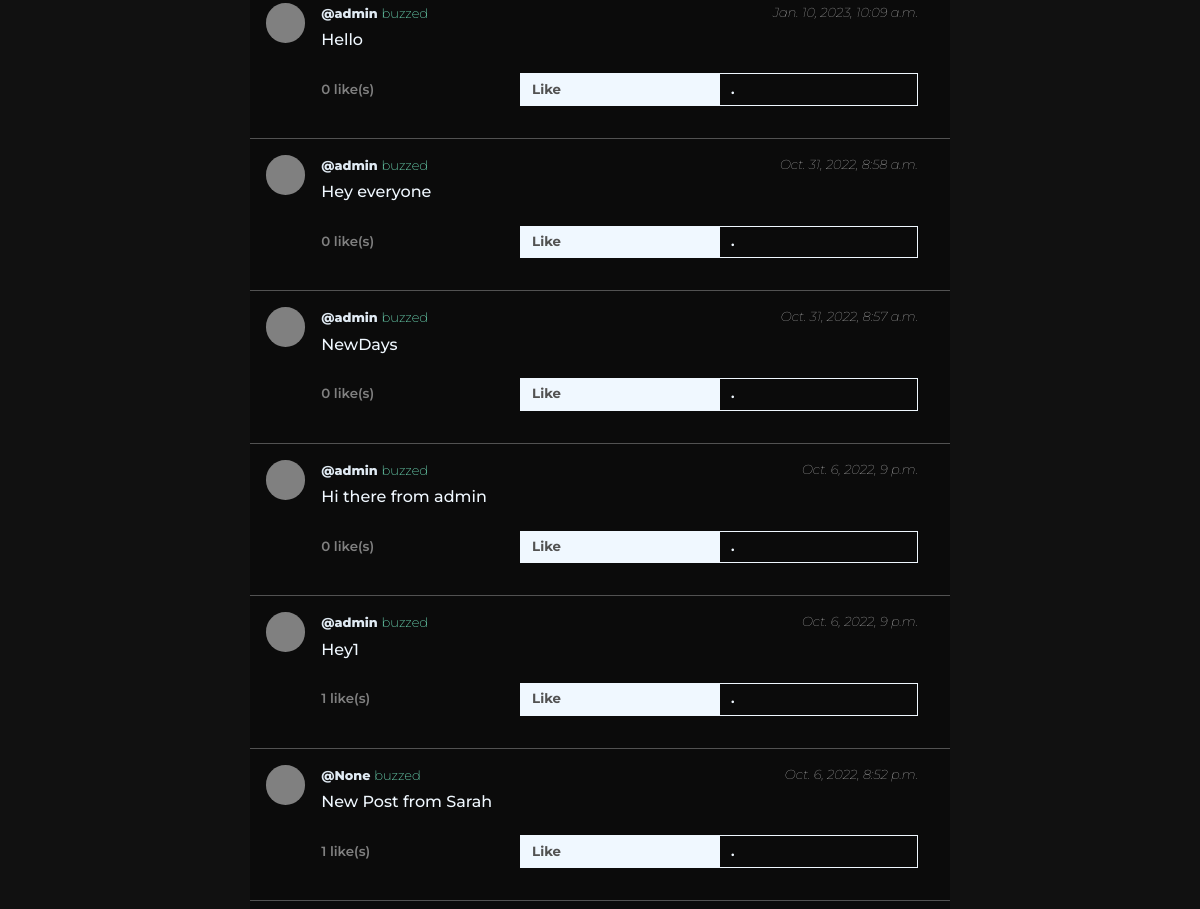
Before: / (signed in, middle part) with the older database file.
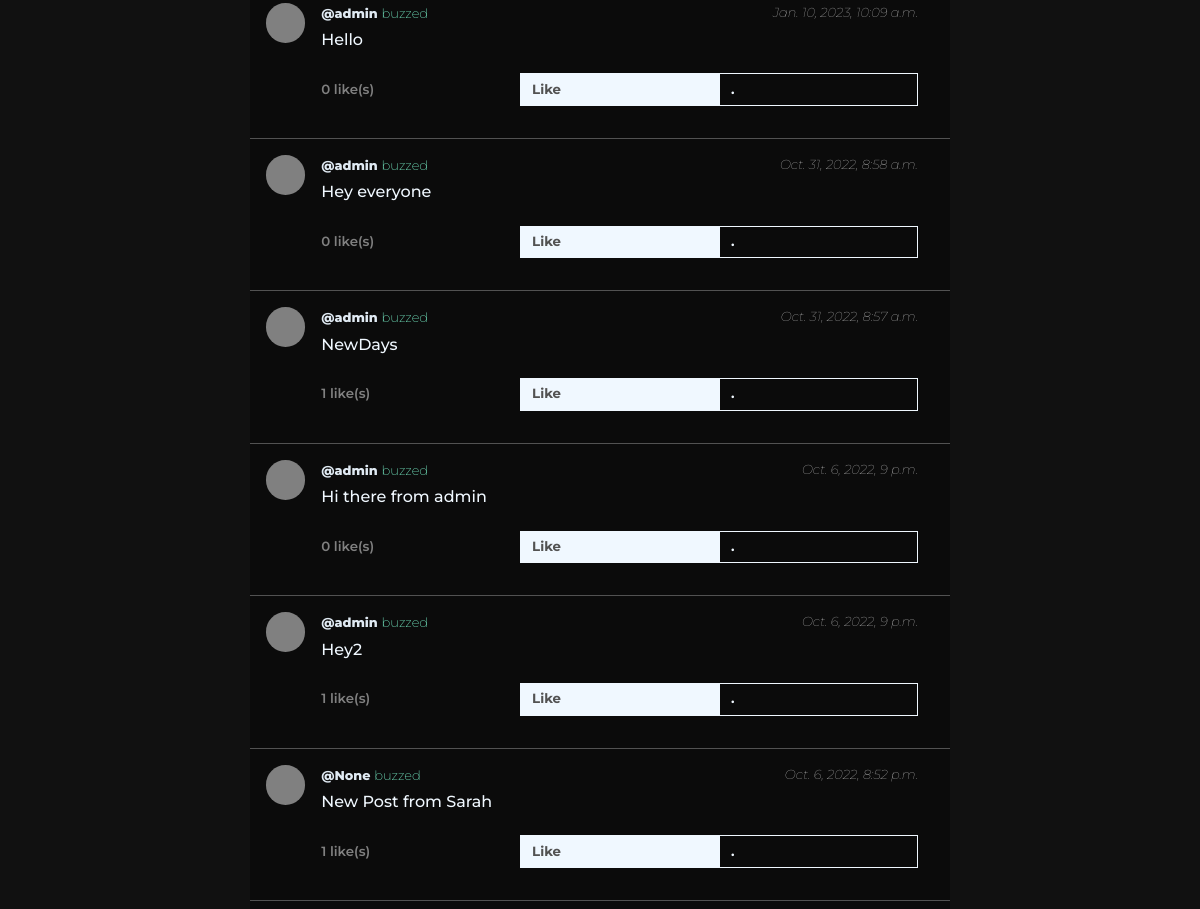
After: the same page with the newer database file.
### network/models.py (models this page shows, shortened)
class Post(models.Model):
    body = models.CharField(max_length =200)
    author = models.ForeignKey(Profile, on_delete=models.CASCADE, null=True, blank=True, related_name="posts")
    created_on = models.DateTimeField(auto_now_add =True)
    liked = models.ManyToManyField(Profile, null=True, blank=True, related_name="likes")
    class Meta:
        verbose_name = "post"
        verbose_name_plural = "posts"
    def __str__(self):
        return self.body.split(" ")[0]

class Profile(models.Model):
    user = models.ForeignKey(User, on_delete = models.CASCADE, related_name="get_profile")
    followers = models.ManyToManyField(User, related_name="get_followers")
    following = models.ManyToManyField(User, related_name="get_following")
    slug = models.SlugField(max_length=255, unique=True, null=True, blank=True)
    def __str__(self):
        return self.slug

### network/views.py (the view, shortened to what this page needs)
# urls.py: path("", views.index, name="index"),
def index(request):
    posts = Post.objects.all().order_by('-created_on')
    print(posts)
    paginator = Paginator(posts, 10)
    page_number = request.GET.get('page')
    page_obj = paginator.get_page(page_number)
    print(page_obj[0])
    form = NewPostForm()
    current_user = request.user
    user = request.user
    try:
        user_profile = get_object_or_404(Profile, user=user)
        return render(request, "network/index.html", {
            'posts': page_obj,
            'form': form,
            "user_profile": user_profile,
            "page_user": current_user.id
        })
    except:
        return HttpResponseRedirect('login')

### network/templates/network/index.html (shortened to what this page needs)
{% extends "network/layout.html" %}
{% load static %}
{% block body %}
    <div style="background-color: #f8f9fa; border-radius: 18px;" class="posts">
        {% for post in posts %}
        <div class="buzz-body" data-post-id= {{post.id}}>
            <div class="buzz-profile-pic"></div>
            <div class="buzz">
                <div style="display:flex; justify-content: space-between;">
                    <h6 class="buzz-cred"> <a href="{%url 'profile' post.author%}" style="color:#e0eaf3; font-weight:800; font-size:.8rem;">@{{post.author}} </a> <span style="font-size:13px; font-weight:200; color: aquamarine;">buzzed</span> </h6>
                    <i style="color:gainsboro;">{{post.created_on}}</i>
                </div>
                <div>
                    <h6 class="buzz-text">{{post.body}}</h6>
                    <div style="display:flex; padding: 1rem 0rem;">
                        <div style=" font-weight: 600; width:100%; color:gray; font-size:smaller; align-self:center;" class="post_like"><span id="like-count" class="like_count">{{post.liked.all.count}} </span>like(s)</div>
                        <div style="width:100%;">
                        {% if post in user_profile.likes.all %}
                        {%csrf_token%}
                        <button class="like_button" onclick="location.href='{%url 'like' post.id%}"> Dislike </button>
                        {% else %}
                        <button class="like_button" onclick="location.href='{%url 'like' post.id%}"> Like </button>
                        {%endif%}
                        </div>
                        <div style="width:100%;">
                        {% if post.author.user.id is page_user %}
                        <button class="edit_post edit-button" id="edit_post">Edit</button>
                        {% else  %}
                        <button class="edit-button" id="">.</button>
                        {% endif %}
                        </div>
                    </div>
                </div>
            </div>
        </div>
        {%endfor%}
    </div>
{% endblock %}

Changed rows visible on the page:
computed for Post "NewDays": liked.all.count "0" → "1"
changed Post: body "Hey1" → "Hey2"
